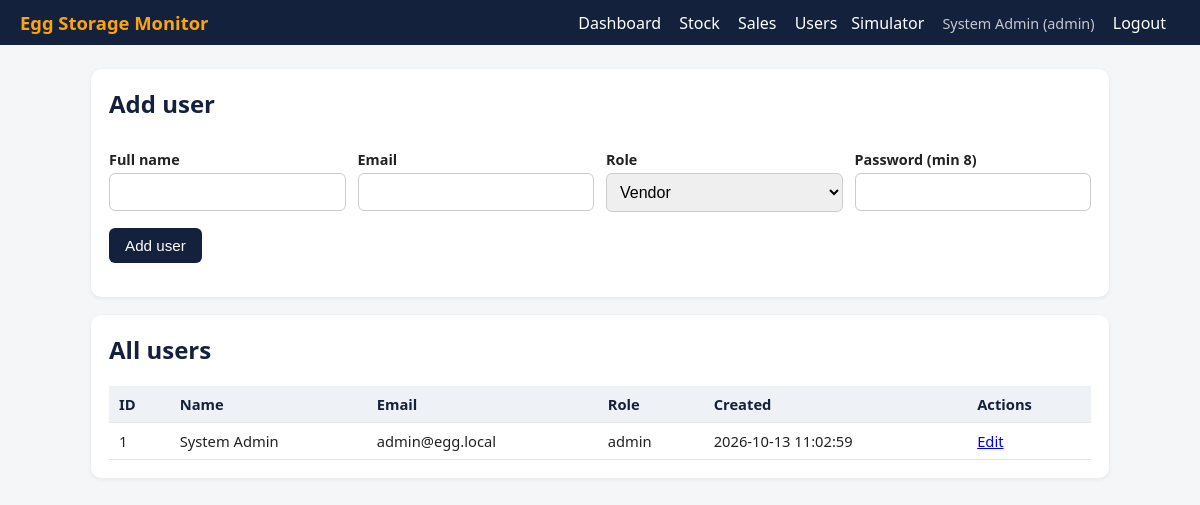
/users.php (signed in), run on the app's committed database.
### tables this page shows
CREATE TABLE IF NOT EXISTS users (
  id            INT AUTO_INCREMENT PRIMARY KEY,
  full_name     VARCHAR(100) NOT NULL,
  email         VARCHAR(120) NOT NULL UNIQUE,
  password_hash VARCHAR(255) NOT NULL,            
  role          ENUM('admin','vendor','supplier') NOT NULL DEFAULT 'vendor',
  created_at    TIMESTAMP NOT NULL DEFAULT CURRENT_TIMESTAMP
);

### auth.php (called while the page is built, shortened)
<?php
require_once __DIR__ . '/db.php';
function e($v): string { return htmlspecialchars((string)$v, ENT_QUOTES, 'UTF-8'); }
function current_user(): ?array { return $_SESSION['user'] ?? null; }

### db.php (called while the page is built, shortened)
<?php
function db(): PDO {
    static $pdo = null;
    if ($pdo === null) {
        $dsn = 'mysql:host=' . DB_HOST . ';dbname=' . DB_NAME . ';charset=utf8mb4';
        $pdo = new PDO($dsn, DB_USER, DB_PASS, [
            PDO::ATTR_ERRMODE            => PDO::ERRMODE_EXCEPTION,
            PDO::ATTR_DEFAULT_FETCH_MODE => PDO::FETCH_ASSOC,
            PDO::ATTR_EMULATE_PREPARES   => false,
        ]);
    }
    return $pdo;
}

### users.php (the view, shortened to what this page needs)
<?php
require_once __DIR__ . '/auth.php';
$roles = ['admin', 'vendor', 'supplier'];
$edit = null;
$users = db()->query('SELECT id, full_name, email, role, created_at FROM users ORDER BY id')->fetchAll();
require __DIR__ . '/partials/header.php';
?>
<div class="card">
  <h2><?= $edit ? 'Edit user' : 'Add user' ?></h2>
  <form method="post" autocomplete="off">
    <div class="row">
      <div><label>Full name</label><input name="full_name" value="<?= e($edit['full_name'] ?? '') ?>" required></div>
      <div><label>Email</label><input type="email" name="email" value="<?= e($edit['email'] ?? '') ?>" required></div>
      <div><label>Role</label>
        <select name="role">
          <?php foreach ($roles as $r): ?>
            <option value="<?= $r ?>" <?= (($edit['role'] ?? 'vendor') === $r) ? 'selected' : '' ?>><?= ucfirst($r) ?></option>
          <?php endforeach; ?>
        </select></div>
      <div><label><?= $edit ? 'New password (leave blank to keep)' : 'Password (min 8)' ?></label>
        <input type="password" name="password" <?= $edit ? '' : 'required' ?>></div>
    </div>
    <p><button type="submit"><?= $edit ? 'Save changes' : 'Add user' ?></button>
       <?php if ($edit): ?> <a class="btn" href="users.php">Cancel</a><?php endif; ?></p>
  </form>
</div>
<div class="card">
  <h2>All users</h2>
  <table>
    <tr><th>ID</th><th>Name</th><th>Email</th><th>Role</th><th>Created</th><th>Actions</th></tr>
    <?php foreach ($users as $u): ?>
    <tr>
      <td><?= $u['id'] ?></td><td><?= e($u['full_name']) ?></td><td><?= e($u['email']) ?></td>
      <td><?= e($u['role']) ?></td><td><?= e($u['created_at']) ?></td>
      <td>
        <a href="users.php?edit=<?= $u['id'] ?>">Edit</a>
      </td>
    </tr>
    <?php endforeach; ?>
  </table>
</div>
<?php require __DIR__ . '/partials/footer.php';

### partials/header.php (shortened to what this page needs)
<?php
$u = current_user();
?><!DOCTYPE html>
<html lang="en">
<head>
<link rel="stylesheet" href="assets/style.css">
</head>
<body>
<header class="topbar">
  <div class="brand">Egg Storage Monitor</div>
  <?php if ($u): ?>
  <nav>
    <a href="dashboard.php">Dashboard</a>
    <?php if (in_array($u['role'], ['admin', 'supplier'], true)): ?><a href="stock.php">Stock</a><?php endif; ?>
    <?php if (in_array($u['role'], ['admin', 'vendor'], true)): ?><a href="sales.php">Sales</a><?php endif; ?>
    <?php if ($u['role'] === 'admin'): ?><a href="users.php">Users</a><a href="simulate.php">Simulator</a><?php endif; ?>
    <span class="who"><?= e($u['full_name']) ?> (<?= e($u['role']) ?>)</span>
    <a href="logout.php">Logout</a>
  </nav>
  <?php endif; ?>
</header>
<main class="container">

### assets/style.css (style rules this page uses)
:root { --navy:#14213d;--gold:#fca311;--teal:#2a9d8f;--bg:#f4f6f8;--red:#d62828;--green:#2a9d8f }
* { box-sizing:border-box }
body { margin:0;font-family:Segoe UI,Arial,sans-serif;background:var(--bg);color:#222 }
.topbar { background:var(--navy);color:#fff;display:flex;flex-wrap:wrap;align-items:center;justify-content:space-between;padding:10px 20px }
.brand { font-weight:700;font-size:1.15rem;color:var(--gold) }
nav a { color:#fff;text-decoration:none;margin-right:14px }
.who { opacity:.75;margin-right:14px;font-size:.9rem }
.container { max-width:1050px;margin:24px auto;padding:0 16px }
.card { background:#fff;border-radius:10px;padding:18px;box-shadow:0 1px 4px rgba(0,0,0,.08);margin-bottom:18px }
.card h2,.card h3 { margin-top:0;color:var(--navy) }
label { display:block;margin:10px 0 4px;font-weight:600;font-size:.9rem }
input,select { width:100%;padding:9px;border:1px solid #ccc;border-radius:6px;font-size:1rem }
button,.btn { background:var(--navy);color:#fff;border:0;padding:9px 16px;border-radius:6px;cursor:pointer;font-size:.95rem;text-decoration:none;display:inline-block }
table { width:100%;border-collapse:collapse }
th,td { padding:8px 10px;border-bottom:1px solid #e5e5e5;text-align:left;font-size:.92rem }
th { background:#eef1f5;color:var(--navy) }
.row { display:flex;gap:12px;flex-wrap:wrap }
.row>div { flex:1;min-width:150px }

### data on the page
users: full_name "System Admin", role "admin", id "1", email "admin@egg.local", created_at "2026-10-13 11:02:59"

### other printed values
form field role "Vendor"
